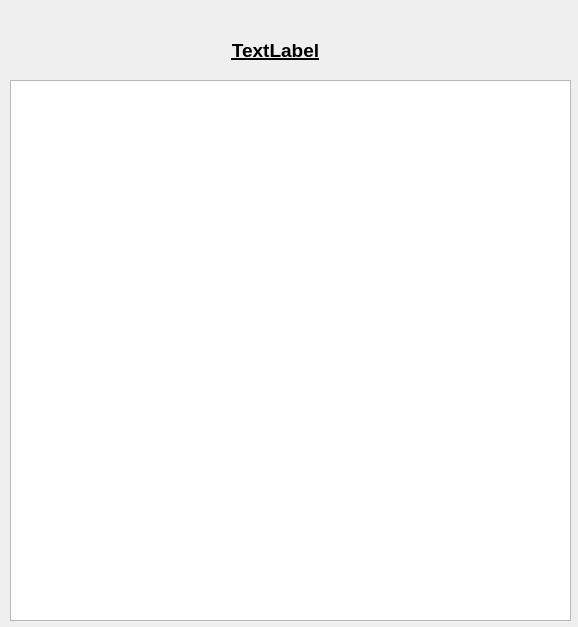
<?xml version="1.0" encoding="UTF-8"?>
<ui version="4.0">
 <class>Dialog</class>
 <widget class="QDialog" name="Dialog">
  <property name="geometry">
   <rect>
    <x>0</x>
    <y>0</y>
    <width>578</width>
    <height>627</height>
   </rect>
  </property>
  <property name="windowTitle">
   <string>리뷰 보기</string>
  </property>
  <widget class="QLabel" name="reviewRestLable">
   <property name="geometry">
    <rect>
     <x>160</x>
     <y>30</y>
     <width>231</width>
     <height>41</height>
    </rect>
   </property>
   <property name="font">
    <font>
     <pointsize>14</pointsize>
     <weight>75</weight>
     <bold>true</bold>
     <underline>true</underline>
    </font>
   </property>
   <property name="text">
    <string>TextLabel</string>
   </property>
   <property name="alignment">
    <set>Qt::AlignCenter</set>
   </property>
  </widget>
  <widget class="QListWidget" name="reviewList">
   <property name="geometry">
    <rect>
     <x>10</x>
     <y>80</y>
     <width>561</width>
     <height>541</height>
    </rect>
   </property>
  </widget>
 </widget>
 <resources/>
 <connections/>
</ui>
